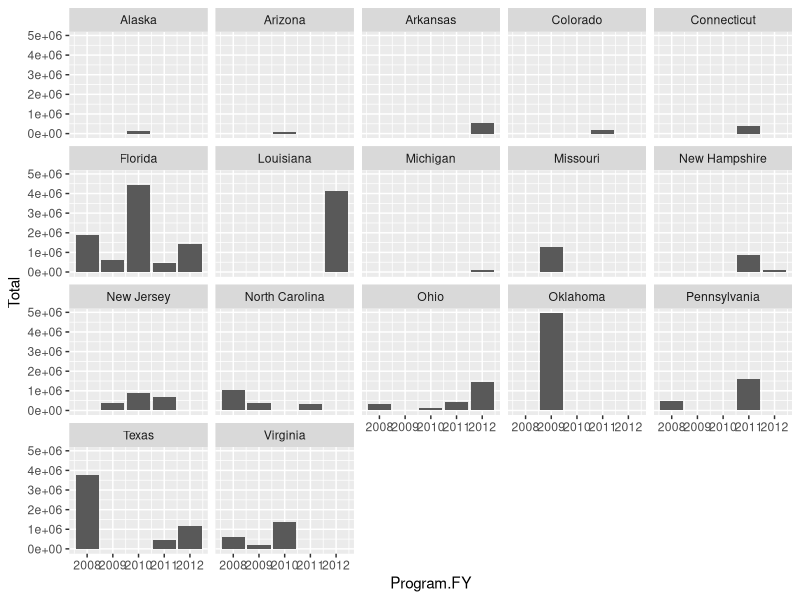
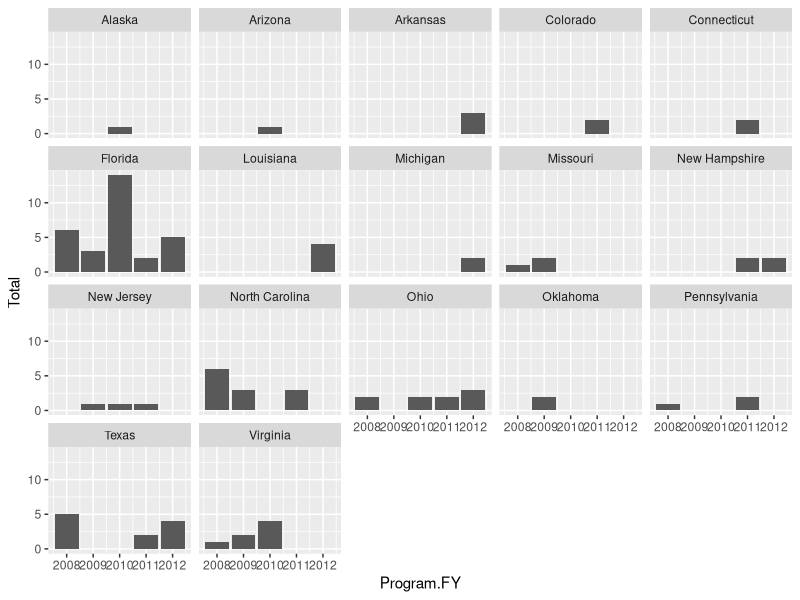

These figures' R source, in order:
library(tidyverse)
library(readxl)

# FLOOD MITIGATION ASSISTANCE GRANTS BY STATE TIMELINE

rep <- read_excel("data/FEMA-HMA-RFC_Project_List7.14.17.xlsx", sheet=3, skip=2)
colnames(rep) <- make.names(colnames(rep))
rep <- select(rep, -Federal.Share.Obligated)

# STATUS TYPES
## Closed - FEMA will close out the grant award when it determines that all applicable administrative actions and all required work of the EMPG Program award have been completed by the recipient. 
## Approved -
## Awarded - 
## Completed - 
## Obligated - 


rep_total <- read_excel("data/FEMA-HMA-RFC_Project_List7.14.17.xlsx", sheet=3, range=cell_cols(17:18),
                           col_types=c("numeric", "text" ), skip=2)

colnames(rep_total) <- make.names(colnames(rep_total))
rep_total <- select(rep_total, -Cost.Share.Percentage)

rep <- cbind(rep, rep_total)

rep_ys_sum <- rep %>% 
  group_by(State, Program.FY) %>% 
  summarize(Total=sum(as.numeric(Federal.Share.Obligated)))

ggplot(rep_ys_sum, aes(Program.FY, Total)) +
  geom_bar(stat="identity") +
  facet_wrap(~State, ncol=5)

rep_ys_count <- rep %>% 
  group_by(State, Program.FY) %>% 
  summarize(Total=n())

ggplot(rep_ys_count, aes(Program.FY, Total)) +
  geom_bar(stat="identity") +
  facet_wrap(~State, ncol=5)

texas_rep <- filter(rep, State=="Texas")
harris_houston <- filter(texas_rep, grepl("Harris", Project.Title) | grepl("HARRIS", Project.Counties) | grepl("Harris", Subgrantee))
